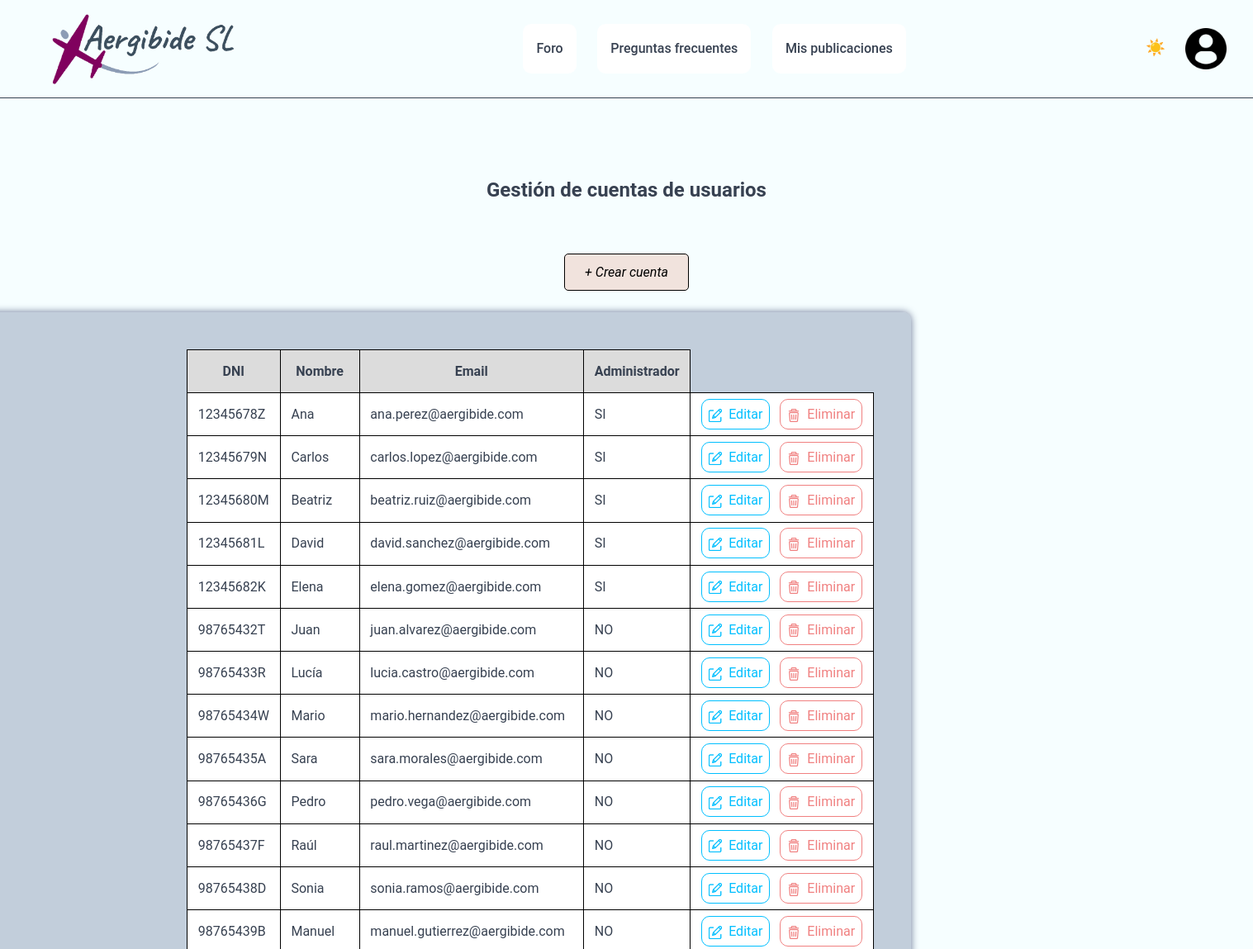
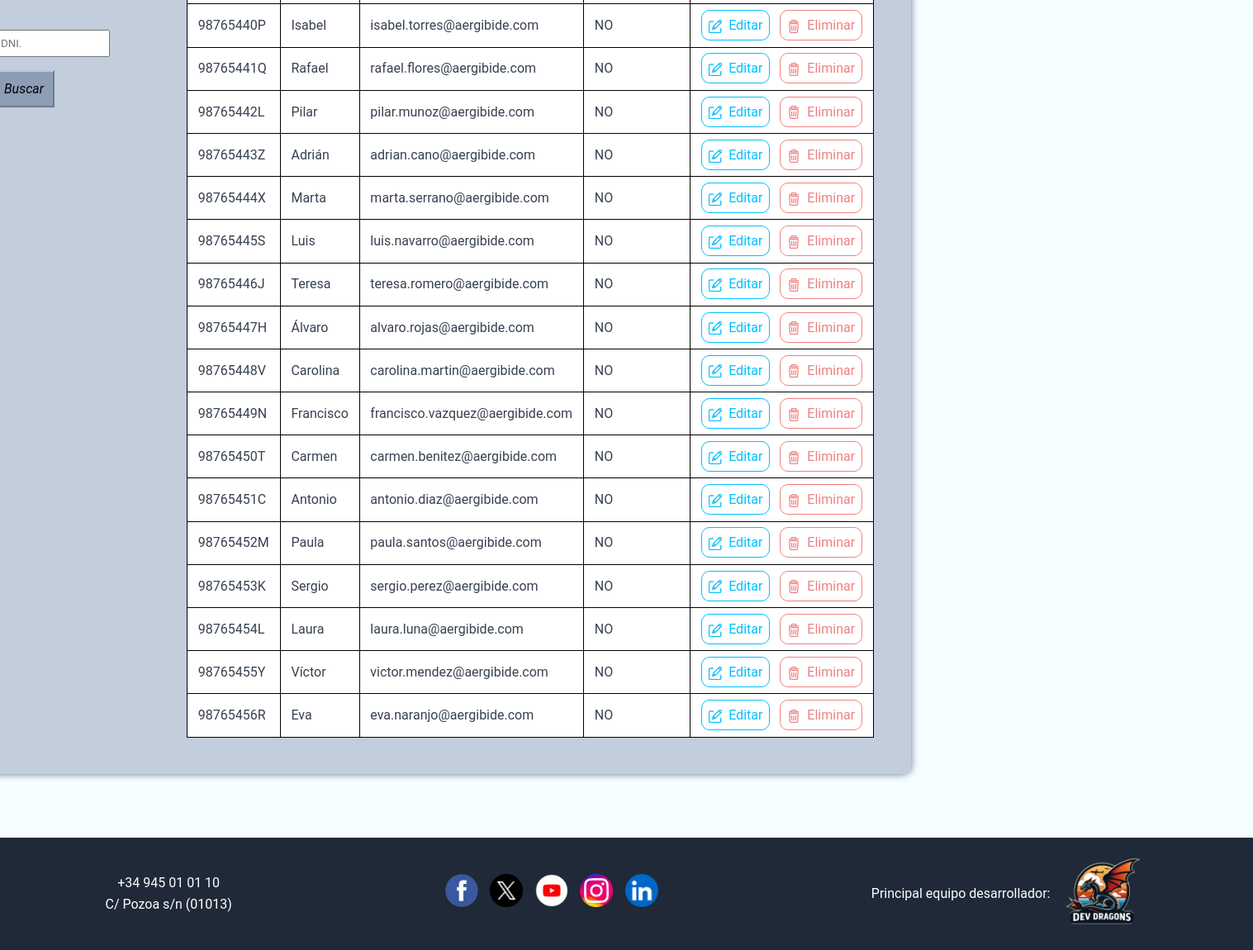
The app's page /Aplicacion/mvc_reto/index.php?controller=usuario&action=cuentas (signed in) with its own data (2 pictures, top to bottom).
### tables this page shows
CREATE TABLE `usuarios` (
                            `id` int(11) NOT NULL,
                            `administrador` tinyint(1) NOT NULL,
                            `dni` varchar(9) NOT NULL,
                            `nombre` varchar(50) NOT NULL,
                            `apellido1` varchar(50) NOT NULL,
                            `apellido2` varchar(50) NOT NULL,
                            `email` varchar(50) NOT NULL,
                            `telefono` varchar(9) DEFAULT NULL,
                            `usuario` varchar(50) NOT NULL,
                            `contrasena` varchar(50) NOT NULL,
                            `imagen` varchar(255) DEFAULT NULL
);

### Aplicacion/mvc_reto/index.php (called while the page is built, shortened)
<?php
require_once "model/Db.php";
$controller = new $controllerName();
$dataToView["data"] = array();
if(method_exists($controller, $_GET["action"]))
    $dataToView["data"] = $controller -> {$_GET["action"]}();
require_once "view/".$_GET["controller"]."/".$controller->view.".html.php";
?>

### Aplicacion/mvc_reto/model/Db.php (called while the page is built, shortened)
<?php
class Db {
    public function __construct(){
        $this -> host = constant("DB_HOST");
        $this -> db = constant("DB");
        $this -> user = constant("DB_USER");
        $this -> pass = constant("DB_PASS");
        try {
            $this->connection = new PDO("mysql:host=" .$this->host.';
            dbname=' .$this->db, $this->user, $this->pass);
        }
        catch (PDOException $e){
            echo $e -> getMessage();
            exit();
        }
    }
}
?>

### Aplicacion/mvc_reto/model/Usuario.php (called while the page is built, shortened)
<?php
class Usuario {
    private $tabla = "usuarios";
    private $connection;
    public function getConexion(){
        $dbObj = new Db();
        $this->connection = $dbObj ->connection;
    }
    public function getUsuarios(){
        $sql = "SELECT * FROM " .$this->tabla;
        $stmt = $this->connection->prepare($sql);
        $stmt -> execute();
        return $stmt -> fetchAll();
    }
}

### Aplicacion/mvc_reto/controller/UsuarioController.php (called while the page is built, shortened)
<?php
require_once "model/Usuario.php";
class UsuarioController {
    public $model;
    public function __construct() {
        $this->model = new Usuario();
    }
    public function cuentas(){
        return $this->model->getUsuarios();
    }
}
?>

### Aplicacion/mvc_reto/view/usuario/gestionarCuenta.html.php (the view, shortened to what this page needs)
<?php
require_once __DIR__ . "/../layout/header.php";
$dniBuscar = "";
?>
<div class="contenido">
    <div id="titulo">
        <h2>Gestión de cuentas de usuarios</h2>
    </div>
    <div class="d_bCrear"><button id="bCrear">+ Crear cuenta</button></div>
    <div class="mitades">
        <div class="mitad contenido1">
            <div class="busqueda">
                <form action="index.php?controller=usuario&action=buscar&dniBuscar=<?php echo $dniBuscar; ?>" method="get">
                    <input type="text" name="dniBuscar" placeholder="Buscar por DNI." value="<?php echo $dniBuscar; ?>">
                    <input type="submit" id="bBuscar" value="Buscar">
                </form>
            </div>
            <?php
            if(count($dataToView["data"])>0){
                ?>
                <table class="tabla_cuentas">
                    <thead>
                    <tr>
                        <th>DNI</th>
                        <th>Nombre</th>
                        <th>Email</th>
                        <th>Administrador</th>
                    </tr>
                    </thead>
                    <tbody>
                    <?php
                    foreach($dataToView["data"] as $cuenta){
                        if (is_array($cuenta)) {
                            ?>
                            <tr>
                                <td><?php echo $cuenta['dni']; ?></td>
                                <td><?php echo $cuenta['nombre']; ?></td>
                                <td><?php echo $cuenta['email']; ?></td>
                                <td><?php echo ($cuenta['administrador'] == 1) ? 'SI' : 'NO'; ?></td>
                                <td>
                                    <a href="index.php?controller=usuario&action=buscar&dniBuscar=<?php echo $cuenta['dni']; ?>"
                                       id="bEditar">Editar</a>
                                    <a href="index.php?controller=usuario&action=eliminar&dniEliminar=<?php echo $cuenta['dni']; ?>"
                                       id="bEliminar">Eliminar</a>
                                </td>
                            </tr>
                            <?php
                        }
                    }
                    ?>
                    </tbody>
                </table>
                <?php
            }
            else{
                ?>
                <div class="mensajeInexistir">
                    Actualmente no hay cuentas registradas.
                </div>
                <?php
            }
            ?>
        </div>
    </div>
</div>
<?php require_once __DIR__ . "/../layout/footer.php"; ?>
</body>
</html>

### records on screen
usuarios: dni "12345678Z", nombre "Ana", email "ana.perez@aergibide.com", administrador "SI"
usuarios: dni "12345679N", nombre "Carlos", email "carlos.lopez@aergibide.com", administrador "SI"
usuarios: dni "12345680M", nombre "Beatriz", email "beatriz.ruiz@aergibide.com", administrador "SI"
usuarios: dni "12345681L", nombre "David", email "david.sanchez@aergibide.com", administrador "SI"
usuarios: dni "12345682K", nombre "Elena", email "elena.gomez@aergibide.com", administrador "SI"
usuarios: dni "98765432T", nombre "Juan", email "juan.alvarez@aergibide.com", administrador "NO"
usuarios: dni "98765433R", nombre "Lucía", email "lucia.castro@aergibide.com", administrador "NO"
usuarios: dni "98765434W", nombre "Mario", email "mario.hernandez@aergibide.com", administrador "NO"
usuarios: dni "98765435A", nombre "Sara", email "sara.morales@aergibide.com", administrador "NO"
usuarios: dni "98765436G", nombre "Pedro", email "pedro.vega@aergibide.com", administrador "NO"
usuarios: dni "98765437F", nombre "Raúl", email "raul.martinez@aergibide.com", administrador "NO"
usuarios: dni "98765438D", nombre "Sonia", email "sonia.ramos@aergibide.com", administrador "NO"
usuarios: dni "98765439B", nombre "Manuel", email "manuel.gutierrez@aergibide.com", administrador "NO"
usuarios: dni "98765440P", nombre "Isabel", email "isabel.torres@aergibide.com", administrador "NO"
usuarios: dni "98765441Q", nombre "Rafael", email "rafael.flores@aergibide.com", administrador "NO"
usuarios: dni "98765442L", nombre "Pilar", email "pilar.munoz@aergibide.com", administrador "NO"
usuarios: dni "98765443Z", nombre "Adrián", email "adrian.cano@aergibide.com", administrador "NO"
usuarios: dni "98765444X", nombre "Marta", email "marta.serrano@aergibide.com", administrador "NO"
usuarios: dni "98765445S", nombre "Luis", email "luis.navarro@aergibide.com", administrador "NO"
usuarios: dni "98765446J", nombre "Teresa", email "teresa.romero@aergibide.com", administrador "NO"
usuarios: dni "98765447H", nombre "Álvaro", email "alvaro.rojas@aergibide.com", administrador "NO"
usuarios: dni "98765448V", nombre "Carolina", email "carolina.martin@aergibide.com", administrador "NO"
usuarios: dni "98765449N", nombre "Francisco", email "francisco.vazquez@aergibide.com", administrador "NO"
usuarios: dni "98765450T", nombre "Carmen", email "carmen.benitez@aergibide.com", administrador "NO"
usuarios: dni "98765451C", nombre "Antonio", email "antonio.diaz@aergibide.com", administrador "NO"
usuarios: dni "98765452M", nombre "Paula", email "paula.santos@aergibide.com", administrador "NO"
usuarios: dni "98765453K", nombre "Sergio", email "sergio.perez@aergibide.com", administrador "NO"
usuarios: dni "98765454L", nombre "Laura", email "laura.luna@aergibide.com", administrador "NO"
usuarios: dni "98765455Y", nombre "Víctor", email "victor.mendez@aergibide.com", administrador "NO"
usuarios: dni "98765456R", nombre "Eva", email "eva.naranjo@aergibide.com", administrador "NO"
